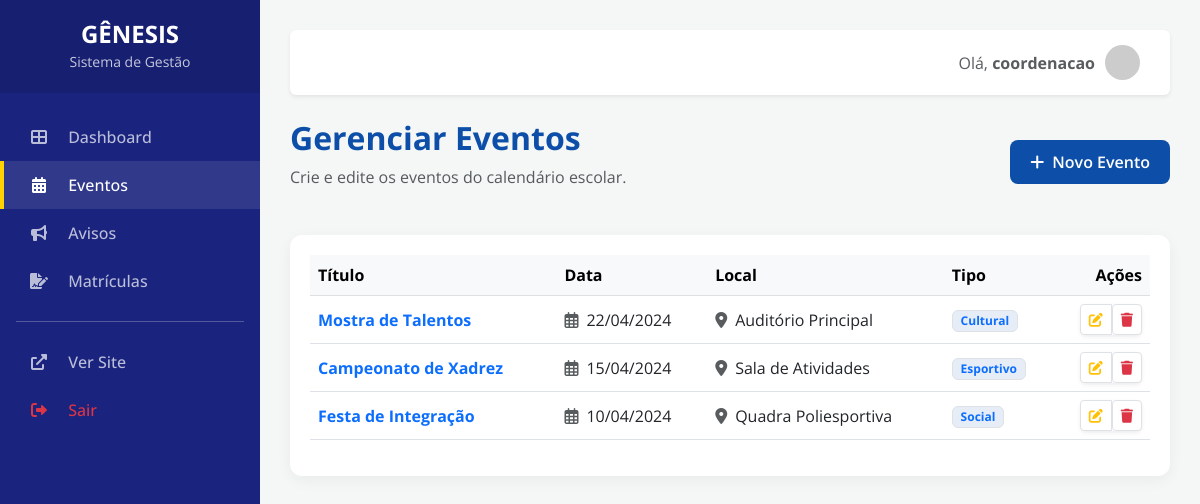
The page /gestao/gerenciar_eventos.php (signed in) on the database its author committed.
### tables this page shows
CREATE TABLE IF NOT EXISTS events (
    id INT AUTO_INCREMENT PRIMARY KEY,
    title VARCHAR(150) NOT NULL,
    event_date DATE NOT NULL,
    event_time VARCHAR(50),
    location VARCHAR(150),
    description TEXT,
    type VARCHAR(50),
    created_at TIMESTAMP DEFAULT CURRENT_TIMESTAMP
);

### gestao/gerenciar_eventos.php (the view, shortened to what this page needs)
<?php
require_once __DIR__ . '/../config/config.php';
$action = $_GET['action'] ?? 'list';
$events = $pdo->query("SELECT * FROM events ORDER BY event_date DESC")->fetchAll();
?>
<!DOCTYPE html>
<html lang="pt-BR">
<head>
    <link href="https://cdn.jsdelivr.net/npm/bootstrap@5.3.0/dist/css/bootstrap.min.css" rel="stylesheet">
    <link rel="stylesheet" href="https://cdnjs.cloudflare.com/ajax/libs/font-awesome/6.0.0/css/all.min.css">
    <link rel="stylesheet" href="../public/assets/css/admin.css">
</head>
<body>
<div class="admin-wrapper">
    <aside class="sidebar">
        <div class="sidebar-header">
            <h4 class="mb-0 fw-bold">GÊNESIS</h4>
            <small class="opacity-75">Sistema de Gestão</small>
        </div>
        <nav class="sidebar-menu">
            <a href="painel.php"><i class="fas fa-th-large"></i> Dashboard</a>
            <a href="gerenciar_eventos.php" class="active"><i class="fas fa-calendar-alt"></i> Eventos</a>
            <a href="gerenciar_avisos.php"><i class="fas fa-bullhorn"></i> Avisos</a>
            <a href="gerenciar_matriculas.php"><i class="fas fa-file-signature"></i> Matrículas</a>
            <hr class="mx-3 opacity-25">
            <a href="../public/index.php" target="_blank"><i class="fas fa-external-link-alt"></i> Ver Site</a>
            <a href="logout.php" class="text-danger"><i class="fas fa-sign-out-alt"></i> Sair</a>
        </nav>
    </aside>
    <main class="main-content">
        <div class="top-nav mb-4 rounded shadow-sm">
            <div class="user-profile">
                <span class="fw-600 text-muted">Olá, <strong><?php echo htmlspecialchars($_SESSION['gestao_usuario']); ?></strong></span>
                <img src="https://ui-avatars.com/api/?name=<?php echo $_SESSION['gestao_usuario']; ?>&background=0d4fa8&color=fff" alt="User" class="rounded-circle" width="35">
            </div>
        </div>
        <div class="page-header d-flex justify-content-between align-items-center">
            <div>
                <h2>Gerenciar Eventos</h2>
                <p class="text-muted">Crie e edite os eventos do calendário escolar.</p>
            </div>
            <?php if ($action === 'list'): ?>
                <a href="?action=add" class="btn btn-admin btn-admin-primary"><i class="fas fa-plus me-2"></i>Novo Evento</a>
            <?php endif; ?>
        </div>
        <?php if ($action === 'list'): ?>
            <div class="admin-card">
                <div class="table-responsive">
                    <table class="table table-hover align-middle">
                        <thead class="table-light">
                            <tr>
                                <th>Título</th>
                                <th>Data</th>
                                <th>Local</th>
                                <th>Tipo</th>
                                <th class="text-end">Ações</th>
                            </tr>
                        </thead>
                        <tbody>
                            <?php foreach ($events as $e): ?>
                            <tr>
                                <td class="fw-bold text-primary"><?php echo htmlspecialchars($e['title']); ?></td>
                                <td><i class="far fa-calendar-alt me-2 text-muted"></i><?php echo date('d/m/Y', strtotime($e['event_date'])); ?></td>
                                <td><i class="fas fa-map-marker-alt me-2 text-muted"></i><?php echo htmlspecialchars($e['location']); ?></td>
                                <td><span class="badge bg-light-blue text-primary border"><?php echo htmlspecialchars($e['type']); ?></span></td>
                                <td class="text-end">
                                    <div class="btn-group shadow-sm">
                                        <a href="?action=edit&id=<?php echo $e['id']; ?>" class="btn btn-sm btn-white text-warning border" title="Editar"><i class="fas fa-edit"></i></a>
                                        <form method="POST" class="d-inline" onsubmit="return confirm('Tem certeza que deseja apagar este evento?');">
                                            <button type="submit" class="btn btn-sm btn-white text-danger border" title="Excluir"><i class="fas fa-trash"></i></button>
                                        </form>
                                    </div>
                                </td>
                            </tr>
                            <?php endforeach; ?>
                        </tbody>
                    </table>
                </div>
            </div>
        <?php endif; ?>
    </main>
</div>
</body>
</html>

### assets/css/admin.css (style rules this page uses)
:root { --admin-primary: #0d4fa8; --admin-secondary: #f8f9fa; --admin-sidebar: #1a237e; --admin-accent: #ffd400; --admin-text: #333; --admin-bg: #f4f7f6; }
body { background-color: var(--admin-bg); font-family: 'Open Sans', sans-serif; }
.admin-wrapper { display: flex; min-height: 100vh; }
.sidebar { width: 260px; background-color: var(--admin-sidebar); color: #fff; transition: all 0.3s; position: fixed; height: 100vh; z-index: 1000; }
.sidebar-header { padding: 20px; background: rgba(0,0,0,0.1); text-align: center; }
.sidebar-menu { padding: 20px 0; }
.sidebar-menu a { padding: 12px 25px; display: block; color: rgba(255,255,255,0.7); text-decoration: none; transition: 0.3s; font-weight: 500; border-left: 4px solid transparent; }
.sidebar-menu a i { margin-right: 15px; width: 20px; text-align: center; }
.sidebar-menu a:hover, .sidebar-menu a.active { color: #fff; background: rgba(255,255,255,0.1); border-left-color: var(--admin-accent); }
.main-content { flex: 1; margin-left: 260px; padding: 30px; }
.admin-card { background: #fff; border-radius: 12px; box-shadow: 0 4px 15px rgba(0,0,0,0.05); border: none; transition: 0.3s; padding: 20px; }
.bg-light-blue { background-color: rgba(13, 79, 168, 0.1); color: var(--admin-primary); }
.page-header { margin-bottom: 30px; }
.page-header h2 { font-weight: 700; color: var(--admin-primary); }
.btn-admin { padding: 10px 20px; border-radius: 8px; font-weight: 600; transition: 0.3s; }
.btn-admin-primary { background-color: var(--admin-primary); color: #fff; border: none; }
.top-nav { background: #fff; padding: 15px 30px; box-shadow: 0 2px 10px rgba(0,0,0,0.05); display: flex; justify-content: flex-end; align-items: center; }
.user-profile { display: flex; align-items: center; gap: 10px; }

### rows shown on the page
events: title "Mostra de Talentos", event_date "22/04/2024", location "Auditório Principal", type "Cultural"
events: title "Campeonato de Xadrez", event_date "15/04/2024", location "Sala de Atividades", type "Esportivo"
events: title "Festa de Integração", event_date "10/04/2024", location "Quadra Poliesportiva", type "Social"

### other values the page prints
$_SESSION['gestao_usuario'] "coordenacao"
